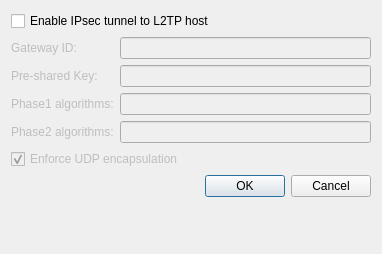
<?xml version="1.0" encoding="UTF-8"?>
<ui version="4.0">
 <class>L2tpAdvancedWidget</class>
 <widget class="QWidget" name="L2tpAdvancedWidget">
  <property name="geometry">
   <rect>
    <x>0</x>
    <y>0</y>
    <width>382</width>
    <height>254</height>
   </rect>
  </property>
  <layout class="QFormLayout" name="formLayout">
   <property name="verticalSpacing">
    <number>6</number>
   </property>
   <item row="0" column="0" colspan="2">
    <widget class="QCheckBox" name="cbEnableTunnelToHost">
     <property name="text">
      <string>Enable IPsec tunnel to L2TP host</string>
     </property>
    </widget>
   </item>
   <item row="1" column="0">
    <widget class="QLabel" name="label">
     <property name="enabled">
      <bool>false</bool>
     </property>
     <property name="text">
      <string>Gateway ID:</string>
     </property>
    </widget>
   </item>
   <item row="1" column="1">
    <widget class="QLineEdit" name="gatewayId">
     <property name="enabled">
      <bool>false</bool>
     </property>
    </widget>
   </item>
   <item row="2" column="0">
    <widget class="QLabel" name="label_2">
     <property name="enabled">
      <bool>false</bool>
     </property>
     <property name="text">
      <string>Pre-shared Key:</string>
     </property>
    </widget>
   </item>
   <item row="2" column="1">
    <widget class="PasswordField" name="presharedKey">
     <property name="enabled">
      <bool>false</bool>
     </property>
     <property name="passwordModeEnabled" stdset="0">
      <bool>true</bool>
     </property>
    </widget>
   </item>
   <item row="3" column="0">
    <widget class="QLabel" name="label_3">
     <property name="enabled">
      <bool>false</bool>
     </property>
     <property name="text">
      <string>Phase1 algorithms:</string>
     </property>
    </widget>
   </item>
   <item row="3" column="1">
    <widget class="QLineEdit" name="ike">
     <property name="enabled">
      <bool>false</bool>
     </property>
    </widget>
   </item>
   <item row="4" column="0">
    <widget class="QLabel" name="label_4">
     <property name="enabled">
      <bool>false</bool>
     </property>
     <property name="text">
      <string>Phase2 algorithms:</string>
     </property>
    </widget>
   </item>
   <item row="4" column="1">
    <widget class="QLineEdit" name="esp">
     <property name="enabled">
      <bool>false</bool>
     </property>
    </widget>
   </item>
   <item row="5" column="0" colspan="2">
    <widget class="QCheckBox" name="cbForceEncaps">
     <property name="enabled">
      <bool>false</bool>
     </property>
     <property name="text">
      <string>Enforce UDP encapsulation</string>
     </property>
     <property name="checked">
      <bool>true</bool>
     </property>
    </widget>
   </item>
   <item row="6" column="0" colspan="2">
    <widget class="QDialogButtonBox" name="buttonBox">
     <property name="standardButtons">
      <set>QDialogButtonBox::Cancel|QDialogButtonBox::Ok</set>
     </property>
    </widget>
   </item>
  </layout>
 </widget>
 <customwidgets>
  <customwidget>
   <class>PasswordField</class>
   <extends>QLineEdit</extends>
   <header>passwordfield.h</header>
  </customwidget>
 </customwidgets>
 <resources/>
 <connections>
  <connection>
   <sender>cbEnableTunnelToHost</sender>
   <signal>toggled(bool)</signal>
   <receiver>gatewayId</receiver>
   <slot>setEnabled(bool)</slot>
   <hints>
    <hint type="sourcelabel">
     <x>159</x>
     <y>14</y>
    </hint>
    <hint type="destinationlabel">
     <x>209</x>
     <y>65</y>
    </hint>
   </hints>
  </connection>
  <connection>
   <sender>cbEnableTunnelToHost</sender>
   <signal>toggled(bool)</signal>
   <receiver>presharedKey</receiver>
   <slot>setEnabled(bool)</slot>
   <hints>
    <hint type="sourcelabel">
     <x>159</x>
     <y>14</y>
    </hint>
    <hint type="destinationlabel">
     <x>209</x>
     <y>91</y>
    </hint>
   </hints>
  </connection>
  <connection>
   <sender>cbEnableTunnelToHost</sender>
   <signal>toggled(bool)</signal>
   <receiver>ike</receiver>
   <slot>setEnabled(bool)</slot>
   <hints>
    <hint type="sourcelabel">
     <x>190</x>
     <y>16</y>
    </hint>
    <hint type="destinationlabel">
     <x>209</x>
     <y>65</y>
    </hint>
   </hints>
  </connection>
  <connection>
   <sender>cbEnableTunnelToHost</sender>
   <signal>toggled(bool)</signal>
   <receiver>esp</receiver>
   <slot>setEnabled(bool)</slot>
   <hints>
    <hint type="sourcelabel">
     <x>190</x>
     <y>16</y>
    </hint>
    <hint type="destinationlabel">
     <x>209</x>
     <y>65</y>
    </hint>
   </hints>
  </connection>
  <connection>
   <sender>cbEnableTunnelToHost</sender>
   <signal>toggled(bool)</signal>
   <receiver>cbForceEncaps</receiver>
   <slot>setEnabled(bool)</slot>
   <hints>
    <hint type="sourcelabel">
     <x>190</x>
     <y>16</y>
    </hint>
    <hint type="destinationlabel">
     <x>209</x>
     <y>65</y>
    </hint>
   </hints>
  </connection>
  <connection>
   <sender>cbEnableTunnelToHost</sender>
   <signal>toggled(bool)</signal>
   <receiver>label_2</receiver>
   <slot>setEnabled(bool)</slot>
   <hints>
    <hint type="sourcelabel">
     <x>190</x>
     <y>16</y>
    </hint>
    <hint type="destinationlabel">
     <x>75</x>
     <y>87</y>
    </hint>
   </hints>
  </connection>
  <connection>
   <sender>cbEnableTunnelToHost</sender>
   <signal>toggled(bool)</signal>
   <receiver>label</receiver>
   <slot>setEnabled(bool)</slot>
   <hints>
    <hint type="sourcelabel">
     <x>190</x>
     <y>16</y>
    </hint>
    <hint type="destinationlabel">
     <x>86</x>
     <y>49</y>
    </hint>
   </hints>
  </connection>
  <connection>
   <sender>cbEnableTunnelToHost</sender>
   <signal>toggled(bool)</signal>
   <receiver>label_3</receiver>
   <slot>setEnabled(bool)</slot>
   <hints>
    <hint type="sourcelabel">
     <x>190</x>
     <y>16</y>
    </hint>
    <hint type="destinationlabel">
     <x>64</x>
     <y>125</y>
    </hint>
   </hints>
  </connection>
  <connection>
   <sender>cbEnableTunnelToHost</sender>
   <signal>toggled(bool)</signal>
   <receiver>label_4</receiver>
   <slot>setEnabled(bool)</slot>
   <hints>
    <hint type="sourcelabel">
     <x>190</x>
     <y>16</y>
    </hint>
    <hint type="destinationlabel">
     <x>64</x>
     <y>163</y>
    </hint>
   </hints>
  </connection>
  <connection>
   <sender>buttonBox</sender>
   <signal>accepted()</signal>
   <receiver>L2tpAdvancedWidget</receiver>
   <slot>accept()</slot>
   <hints>
    <hint type="sourcelabel">
     <x>190</x>
     <y>119</y>
    </hint>
    <hint type="destinationlabel">
     <x>190</x>
     <y>68</y>
    </hint>
   </hints>
  </connection>
  <connection>
   <sender>buttonBox</sender>
   <signal>rejected()</signal>
   <receiver>L2tpAdvancedWidget</receiver>
   <slot>reject()</slot>
   <hints>
    <hint type="sourcelabel">
     <x>190</x>
     <y>119</y>
    </hint>
    <hint type="destinationlabel">
     <x>190</x>
     <y>68</y>
    </hint>
   </hints>
  </connection>
 </connections>
</ui>
